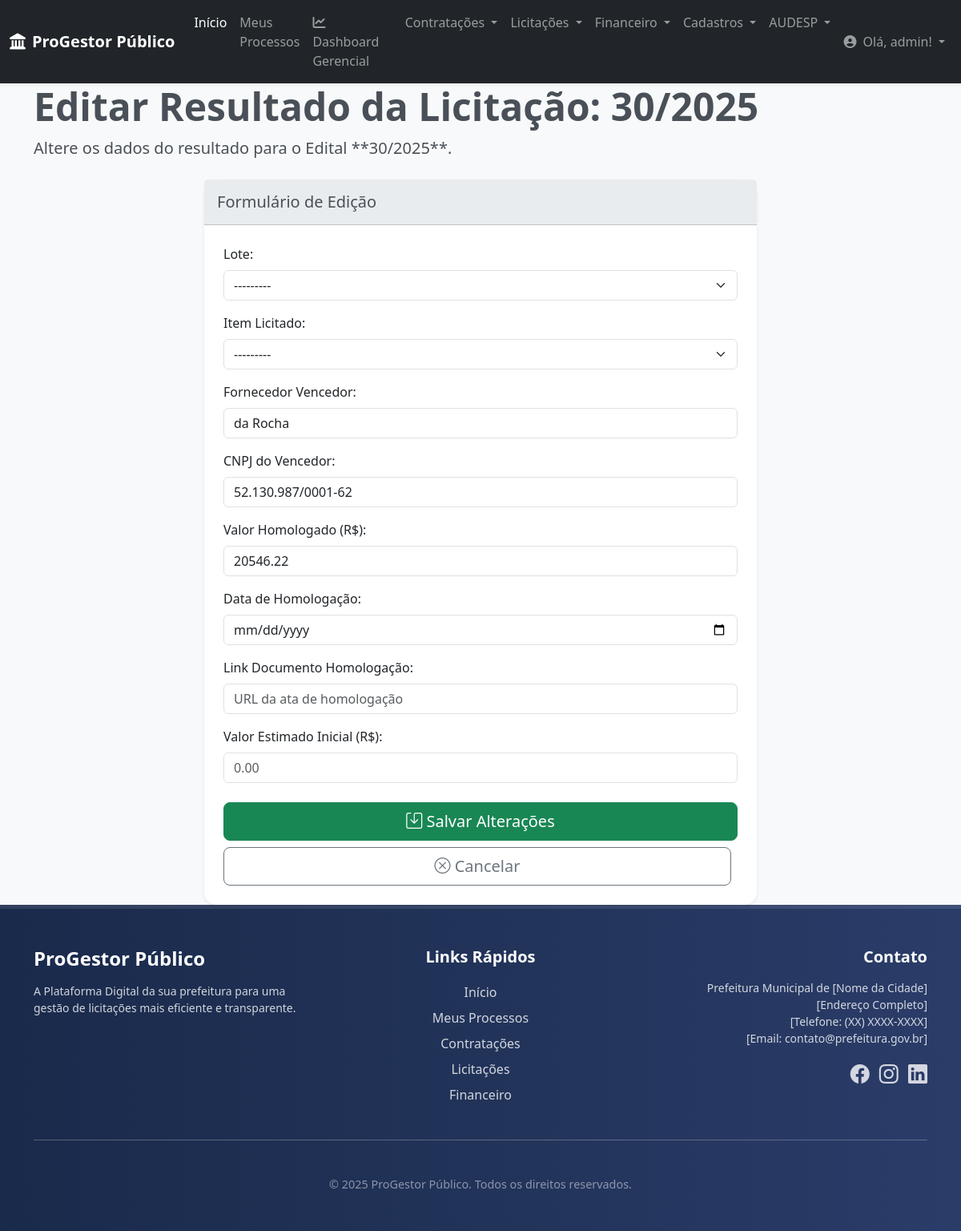
The page /licitacoes/resultados/6/editar/ (signed in) on the database its author committed.
### licitacoes/models.py (models this page shows, shortened)
class ResultadoLicitacao(models.Model):
    edital = models.ForeignKey(
        Edital,
        on_delete=models.CASCADE,
        related_name='resultados',
        verbose_name="Edital Vinculado"
    )
    lote = models.ForeignKey(
        Lote,
        on_delete=models.SET_NULL,
        null=True, blank=True,
        related_name='resultados_lote',
        verbose_name="Lote (se aplicável)"
    )
    item_licitado = models.ForeignKey(
        ItemLicitado,
        on_delete=models.SET_NULL,
        null=True, blank=True,
        related_name='resultados_item',
        verbose_name="Item Licitado (se aplicável)"
    )
    fornecedor_vencedor = models.CharField(max_length=255, verbose_name="Fornecedor Vencedor")
    cnpj_vencedor = models.CharField(max_length=18, blank=True, null=True, verbose_name="CNPJ do Vencedor")
    valor_homologado = models.DecimalField(max_digits=17, decimal_places=2, verbose_name="Valor Homologado (R$)")
    data_homologacao = models.DateField(verbose_name="Data de Homologação")
    link_documento_homologacao = models.URLField(verbose_name="Link Documento Homologação", blank=True, null=True)
    valor_estimado_inicial = models.DecimalField(max_digits=17, decimal_places=2, verbose_name="Valor Estimado Inicial (R$)", blank=True, null=True)
    economia_gerada = models.DecimalField(max_digits=17, decimal_places=2, verbose_name="Economia Gerada (R$)", blank=True, null=True, editable=False)
    responsavel_registro = models.ForeignKey(
        settings.AUTH_USER_MODEL,
        on_delete=models.SET_NULL,
        null=True, blank=True,
        verbose_name="Responsável pelo Registro"
    )
    data_registro = models.DateTimeField(auto_now_add=True)
    class Meta:
        verbose_name = "Resultado da Licitação"
        verbose_name_plural = "Resultados das Licitações"
        ordering = ['-data_homologacao']
        unique_together = ('edital', 'lote', 'item_licitado')

class Edital(models.Model): # Mantém o nome 'Edital' para compatibilidade com o código existente
    processo_vinculado = models.OneToOneField(
        Processo,
        on_delete=models.CASCADE,
        null=True, blank=True,
        related_name='edital_licitacao',
        verbose_name="Processo Licitatório Principal"
    )
    numero_edital = models.CharField(max_length=50, unique=True, verbose_name="Número do Edital")
    titulo = models.CharField(max_length=255, verbose_name="Objeto da Licitação")
    tipo_licitacao = models.CharField( # Este campo pode ser mapeado para 'modalidade' ou 'tipo_instrumento_convocatorio'
        max_length=50,
        choices=[('PREGAO_ELETRONICO', 'Pregão Eletrônico'), ('CONCORRENCIA', 'Concorrência'), ('TOMADA_PRECOS', 'Tomada de Preços')],
        default='PREGAO_ELETRONICO',
        verbose_name="Tipo de Licitação"
    )
    data_publicacao = models.DateField(verbose_name="Data de Publicação")
    data_abertura_propostas = models.DateTimeField(verbose_name="Data/Hora Abertura Propostas")
    local_abertura = models.CharField(max_length=255, verbose_name="Local de Abertura", blank=True, null=True)
    link_edital_completo = models.URLField(verbose_name="Link para Edital Completo", blank=True, null=True, help_text="URL onde o edital pode ser baixado (ex: portal da transparência).")
    valor_estimado = models.DecimalField(max_digits=17, decimal_places=2, verbose_name="Valor Estimado", blank=True, null=True)
    status = models.CharField(
        max_length=30,
        choices=STATUS_EDITAL_CHOICES,
        default='EM_ELABORACAO',
        verbose_name="Status do Edital"
    )
    responsavel_publicacao = models.ForeignKey(
        settings.AUTH_USER_MODEL,
        on_delete=models.SET_NULL,
        null=True, blank=True,
        verbose_name="Responsável pela Publicação"
    )
    data_ultima_atualizacao = models.DateTimeField(auto_now=True)
    retificacao = models.BooleanField(
        default=False,
        verbose_name="É Retificação (AUDESP)?",
        help_text="Indica se este Edital é uma retificação de um anterior para o AUDESP."
    )
    codigo_unidade_compradora = models.CharField(
        max_length=20,
        blank=True, null=True,
        verbose_name="Código Unidade Compradora (AUDESP)",
        help_text="Código da unidade que está realizando a compra para o AUDESP."
    )
    tipo_instrumento_convocatorio_audesp = models.IntegerField(
        choices=TIPO_INSTRUMENTO_CONVOCATORIO_CHOICES,
        null=True, blank=True,
        verbose_name="Tipo Instrumento Convocatório (AUDESP)"
    )
    modalidade_audesp = models.IntegerField(
        choices=MODALIDADE_LICITACAO_CHOICES,
        null=True, blank=True,
        verbose_name="Modalidade (AUDESP)"
    )
    modo_disputa = models.IntegerField(
        choices=MODO_DISPUTA_CHOICES,
        null=True, blank=True,
        verbose_name="Modo de Disputa (AUDESP)"
    )
    numero_compra_audesp = models.CharField(
        max_length=50,
        blank=True, null=True,
        verbose_name="Número da Compra (AUDESP)",
        help_text="Número da contratação no sistema de origem para o AUDESP."
    )
    ano_compra_audesp = models.IntegerField(
        null=True, blank=True,
        verbose_name="Ano da Compra (AUDESP)"
    )
    numero_processo_origem_audesp = models.CharField(
        max_length=50,
        blank=True, null=True,
        verbose_name="Número Processo Origem (AUDESP)",
        help_text="Número do processo administrativo no sistema de origem para o AUDESP."
    )
    objeto_compra_audesp = models.TextField(
        max_length=5120,
        blank=True, null=True,
        verbose_name="Objeto da Compra (AUDESP)",
        help_text="Objeto da contratação para o AUDESP."
    )
    informacao_complementar = models.TextField(
        max_length=5120,
        blank=True, null=True,
        verbose_name="Informações Complementares"
    )
    srp = models.BooleanField(
        default=False,
        verbose_name="Sistema de Registro de Preços (SRP) (AUDESP)?"
    )
    data_encerramento_proposta = models.DateTimeField(
        null=True, blank=True,
        verbose_name="Data e Hora Encerramento Proposta (AUDESP)"
    )
    amparo_legal = models.IntegerField(
        choices=[(i, str(i)) for i in range(1, 1021)],
        null=True, blank=True,
        verbose_name="Amparo Legal (AUDESP)"
    )
    link_sistema_origem = models.URLField(
        max_length=500,
        blank=True, null=True,
        verbose_name="Link Sistema de Origem (AUDESP)"
    )
    justificativa_presencial = models.TextField(
        max_length=500,
        blank=True, null=True,
        verbose_name="Justificativa Presencial (AUDESP)"
    )
    class Meta:
        verbose_name = "Edital de Licitação"
        verbose_name_plural = "Editais de Licitação"
        ordering = ['-data_publicacao']

### licitacoes/views.py (the view)
# urls.py: path('resultados/<int:pk>/editar/', views.editar_resultado_licitacao, name='editar_resultado_licitacao'),
@login_required
@permission_required('licitacoes.change_resultadolicitacao', raise_exception=True)
def editar_resultado_licitacao(request, pk):
    resultado = get_object_or_404(ResultadoLicitacao, pk=pk)
    if resultado.edital.responsavel_publicacao != request.user and not request.user.is_superuser:
        messages.error(request, 'Você não tem permissão para editar este Resultado da Licitação.')
        return redirect('licitacoes:detalhar_resultado_licitacao', pk=resultado.pk)
    if request.method == 'POST':
        form = ResultadoLicitacaoForm(request.POST, instance=resultado)
        if form.is_valid():
            form.save()
            messages.success(request, 'Resultado da Licitação atualizado com sucesso!')
            return redirect('licitacoes:detalhar_resultado_licitacao', pk=resultado.pk)
        else:
            messages.error(request, 'Erro ao atualizar Resultado da Licitação. Verifique os campos.')
    else:
        form = ResultadoLicitacaoForm(instance=resultado)
    context = {
        'form': form,
        'resultado': resultado,
        'titulo_pagina': f'Editar Resultado da Licitação: {resultado.edital.numero_edital}'
    }
    return render(request, 'licitacoes/editar_resultado_licitacao.html', context)

### core/context_processors.py (called while the page is built)
def global_context(request):
    return {
        'logo_url': 'img/logo_barueri.jpg', # Caminho do seu logo
        'ano_atual': datetime.date.today().year, # Opcional: para o footer de direitos autorais
    }

### licitacoes/templates/licitacoes/editar_resultado_licitacao.html (shortened to what this page needs)
{% extends 'base.html' %}
{% load widget_tweaks %}
{% block content %}
<section class="header-section mb-4">
    <div class="container">
        <h1 class="display-5 fw-bold">{{ titulo_pagina }}</h1>
        <p class="lead">Altere os dados do resultado para o Edital **{{ resultado.edital.numero_edital }}**.</p>
    </div>
</section>
<div class="row justify-content-center">
    <div class="col-md-8 col-lg-7">
        <div class="card shadow-sm border-0 rounded-4">
            <div class="card-header card-header-custom p-3">
                <h5 class="mb-0">Formulário de Edição</h5>
            </div>
            <div class="card-body p-4">
                <form method="post">
                    {% for field in form %}
                        <div class="mb-3">
                            <label for="{{ field.id_for_label }}" class="form-label">{{ field.label }}:</label>
                            {{ field|add_class:"form-control" }}
                        </div>
                    {% endfor %}
                    <div class="d-grid gap-2 mt-4">
                        <button type="submit" class="btn btn-success btn-lg"><i class="bi bi-save"></i> Salvar Alterações</button>
                        <a href="{% url 'licitacoes:detalhar_resultado_licitacao' pk=resultado.pk %}" class="btn btn-outline-secondary btn-lg me-2"><i class="bi bi-x-circle"></i> Cancelar</a>
                    </div>
                </form>
            </div>
        </div>
    </div>
</div>
{% endblock content %}

### core/templates/core/navbar.html (shortened to what this page needs)
<nav class="navbar navbar-expand-lg navbar-dark bg-dark shadow-sm">
    <div class="container-fluid">
        <a class="navbar-brand fw-bold" href="{% url 'core:home' %}">
            <i class="fas fa-landmark me-2"></i>ProGestor Público
        </a>
        <div class="collapse navbar-collapse" id="navbarNavDropdown">
            <ul class="navbar-nav me-auto mb-2 mb-lg-0">
                <li class="nav-item">
                    <a class="nav-link active" aria-current="page" href="{% url 'core:home' %}">Início</a>
                </li>
                <li class="nav-item">
                    <a class="nav-link" href="{% url 'core:meus_processos' %}">Meus Processos</a>
                </li>
                <li class="nav-item">
                    <a class="nav-link" href="{% url 'core:dashboard_gerencial' %}">
                        <i class="fas fa-chart-line me-1"></i>Dashboard Gerencial
                    </a>
                </li>
                <li class="nav-item dropdown">
                    <a class="nav-link dropdown-toggle" href="#" id="navbarContratacoes" role="button" data-bs-toggle="dropdown" aria-expanded="false">
                        Contratações
                    </a>
                </li>
                <li class="nav-item dropdown">
                    <a class="nav-link dropdown-toggle" href="#" id="navbarLicitacoes" role="button" data-bs-toggle="dropdown" aria-expanded="false">
                        Licitações
                    </a>
                </li>
                <li class="nav-item dropdown">
                    <a class="nav-link dropdown-toggle" href="#" id="navbarFinanceiro" role="button" data-bs-toggle="dropdown" aria-expanded="false">
                        Financeiro
                    </a>
                </li>
                <li class="nav-item dropdown">
                    <a class="nav-link dropdown-toggle" href="#" id="navbarCadastros" role="button" data-bs-toggle="dropdown" aria-expanded="false">
                        Cadastros
                    </a>
                </li>
                <li class="nav-item dropdown">
                    <a class="nav-link dropdown-toggle" href="#" id="navbarAudesp" role="button" data-bs-toggle="dropdown" aria-expanded="false">
                        AUDESP
                    </a>
                </li>
            </ul>
            <ul class="navbar-nav">
                {% if user.is_authenticated %}
                    <li class="nav-item dropdown">
                        <a class="nav-link dropdown-toggle" href="#" id="navbarUserDropdown" role="button" data-bs-toggle="dropdown" aria-expanded="false">
                            <i class="fas fa-user-circle me-1"></i> Olá, {{ user.username }}!
                        </a>
                    </li>
                {% else %}
                    <li class="nav-item">
                        <a class="nav-link" href="{% url 'account_login' %}">Entrar</a>
                    </li>
                {% endif %}
            </ul>
        </div>
    </div>
</nav>

### core/templates/base.html (style rules this page uses)
:root { --primary-color: #0056b3; --secondary-color: #337ab7; --dark-blue: #1a2a4b; --light-grey: #f8f9fa; --medium-grey: #e9ecef; --text-dark: #495057; --text-light: #ffffff; }
body { display: flex; flex-direction: column; min-height: 100vh; font-family: 'Segoe UI', Roboto, 'Helvetica Neue', Arial, sans-serif; background-color: var(--light-grey); color: var(--text-dark); }
.navbar { box-shadow: 0 2px 4px rgba(0,0,0,.08); }
.card { border-radius: 10px; box-shadow: 0 4px 12px rgba(0,0,0,.08); transition: transform 0.2s ease-in-out; }
.card-header-custom { background-color: var(--medium-grey); color: var(--text-dark); font-weight: bold; border-top-left-radius: 10px; border-top-right-radius: 10px; }

### rows shown on the page
ResultadoLicitacao: edital.numero_edital "30/2025", form "---------" "---------" "da Rocha" "52.130.987/0001-62" "20546.22"

### other values the page prints
{{ user.username }} "admin"
{{ titulo_pagina }} "Editar Resultado da Licitação: 30/2025"
{{ field.label }} "Lote" "Item Licitado" "Fornecedor Vencedor" "CNPJ do Vencedor" "Valor Homologado (R$)" "Data de Homologação" "Link Documento Homologação" "Valor Estimado Inicial (R$)"
